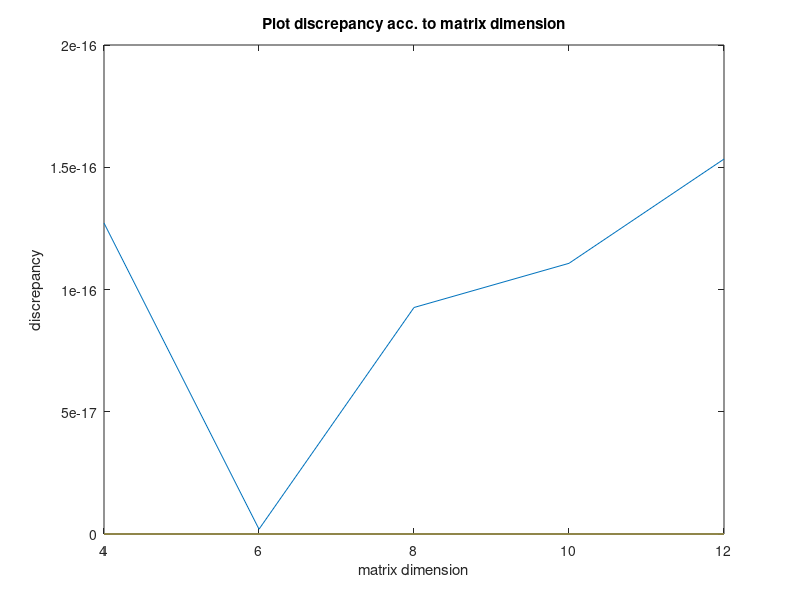

Recreate this plot in MATLAB.
clear;
clc;

function [x] = SquareRoot(A, f)
    S = zeros(size(A));
    D = zeros(size(A));
    n = size(A)(1);
    x = zeros(n, 1);
    y = zeros(n, 1);

    D(1, 1) = sign(A(1, 1));
    S(1, 1) = sqrt(A(1, 1));
    for i = 2:n
        D(i, i) = sign(A(i, i) - 
        sum((S(1:i - 1, i).^2)' * D(1:i - 1, 1:i - 1)));
        S(i, i) = sqrt(abs(A(i, i) - 
        sum((S(1:i - 1, i).^2)' * D(1:i - 1, 1:i - 1)))
        );
        
        for j = i + 1:n
            tmp_sum = 0;
            for k = 1:i - 1
                tmp_sum = tmp_sum + S(k, i) * D(k, k) * S(k, j);
            endfor
            S(i, j) = (A(i, j) - tmp_sum) / (S(i, i) * D(i, i));
        endfor
    endfor
    
    y(1) = f(1) / (S(1, 1) * D(1, 1));
    for i = 2:n
        tmp_sum = 0;
        for j = 1:i - 1
            tmp_sum = tmp_sum + S(j, i) * y(j) * D(j, j);
        endfor
        y(i) = (f(i) - tmp_sum) / (S(i, i) * D(i, i));
    endfor
    
    x(n) = y(n) / S(n, n);
    for i = n - 1:-1:1
        tmp_sum = 0;
        for j = i + 1:n
            tmp_sum = tmp_sum + S(i, j) * x(j);
        endfor    
        x(i) = (y(i) - tmp_sum) / S(i, i);
    endfor
endfunction 

a = randi([-10,10]);
b = a + randi([3, 10]);
v = 1;

n_list = [4, 6, 8, 10, 12];
nev = zeros(size(n_list)(2));

for z = 1:size(n_list)(2)
    n = n_list(z);
    A = zeros(n);
    f = zeros(n, 1);
    for i = 1:n
        f(i) = a + (b - a) * rand;
        for j = 1:n
            if (i == j)
                A(i, j) = 1 / (i + j + v);
            endif
        endfor
    endfor
    
    x = SquareRoot(A, f)
    A \ f
    
    nev(z) = norm(f - A * x) / norm(f);
    
endfor

plot(n_list, nev, '-');
xlabel("matrix dimension");
ylabel("discrepancy");
title("Plot discrepancy acc. to matrix dimension"); 